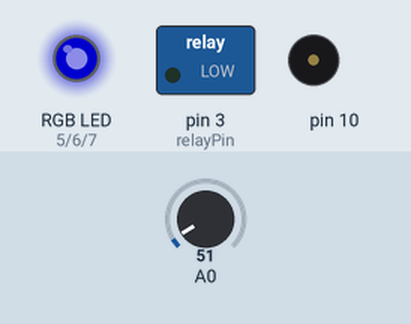
Bench run of a sketch on a simulated Arduino Uno, built with avr-gcc and run on an emulated ATmega328P. Parts: switched loads named in the sketch (green lamp = pin HIGH), an RGB LED mixed from three pins (HIGH = lit), buzzer (waves = sounding). The test bench sets the inputs (shaded band); at power-on: A0 = 51. Dim RGB values are drawn brighter than linear; random numbers use the default seed unless the sketch sets one; what the sketch prints to the serial monitor is not drawn.

Above: at 1.25 s.
1.3 s: A0 set to 59
At 2.5 s:
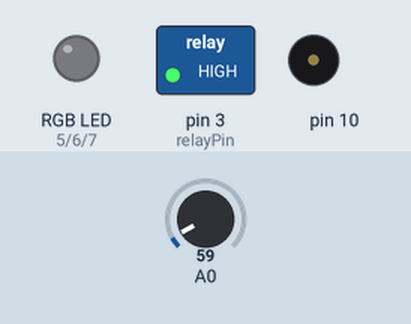
At 12.5 s:
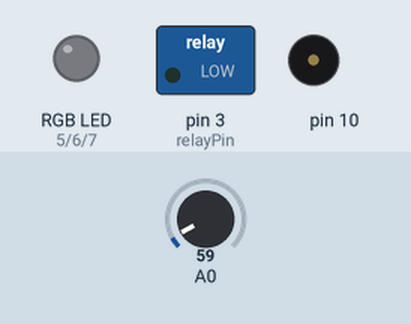
Timing chart, 0 to 15.8 s (numbered marks = the images above; inputs shaded):
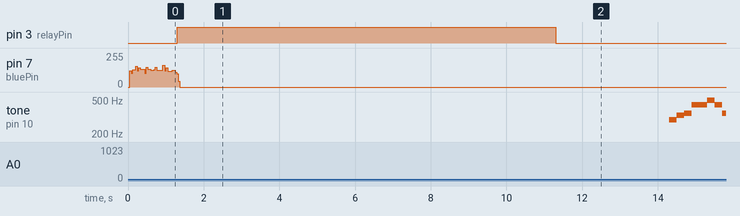

Measured:
- the behaviour switches between 55 and 56 on A0 (found by bisection; images 0 and 1)
- by itself, tone on pin 10: plays 294 Hz for 0.20 s, 330 Hz for 0.20 s, 349 Hz for 0.20 s, 440 Hz for 0.40 s, 494 Hz for 0.20 s, 440 Hz for 0.20 s … (7 notes in this stretch)

The sketch:

hello.ino
```cpp
int val;            //用于存储LM35读到的值
double data;

unsigned long jsTimer;
unsigned long tepTimer;
//继电器
int relayPin = 3;
int relayState = LOW;

int redPin = 5;
int greenPin =6 ;
int bluePin = 7;


//音频
float sinVal;
int toneVal;
static int times = 0;
int pinlv[9] = {262,294,330,349,392,440,494,523,478};
char SUNANA[128]="123556531233212.123556531233221.44466655312.123556531233221";

//
void colorRGB(int red, int green, int blue);

void setup() {

    pinMode(redPin, OUTPUT);
    pinMode(greenPin, OUTPUT);
    pinMode(bluePin, OUTPUT);

  // put your setup code here, to run once:
  pinMode(relayPin , OUTPUT);
  pinMode(10 , OUTPUT);
  Serial.begin(9600);
  //写入继电器
  digitalWrite(relayPin , relayState);
}

void loop() {
  // put your main code here, to run repeatedly:
      //灯光
       colorRGB(random(0,255),random(0,255),random(0,255));
      //继电器控制内容
      val=analogRead(0);   //LM35连到模拟口，并从模拟口读值
      data = (double) val * (5/10.24);  // 得到电压值，通过公式换成温度
      if(millis() - tepTimer > 500){     // 每500ms，串口输出一次温度值
               tepTimer = millis();
               Serial.print("temperature: ");     // 串口输出“温度”
               Serial.print(data);         // 串口输出温度值
               Serial.println("C");         // 串口输出温度单位
       }
      if (jsTimer == 0&&data>27||data>27&&(millis() - jsTimer)>360000) {
        /* code */
       colorRGB(0,0,0);
        relayState = HIGH;
        digitalWrite(relayPin , relayState);
        delay(10000);
        digitalWrite(relayPin , LOW);
        delay(3000);
        goSing(SUNANA);
        jsTimer = millis();
      }
          if(data<=27){
              colorRGB(random(0,255),random(0,255),random(0,255));
            }

      }


void goSing(char *music)
{
  for (int t = 0; t < 128; t++)
  {
    int index = music[t] - 48;
    if(index > 0 && index < 10)
    {
      tone(10,pinlv[index],200);

    }
    else
    {
      delay(500);
    }

    if(music[t] == 0)
    {
      break;
    }
    delay(200);
  }
}


void colorRGB(int red, int green, int blue){
      analogWrite(redPin,constrain(red,0,255));
      analogWrite(greenPin,constrain(green,0,255));
      analogWrite(bluePin,constrain(blue,0,255));
}
```
